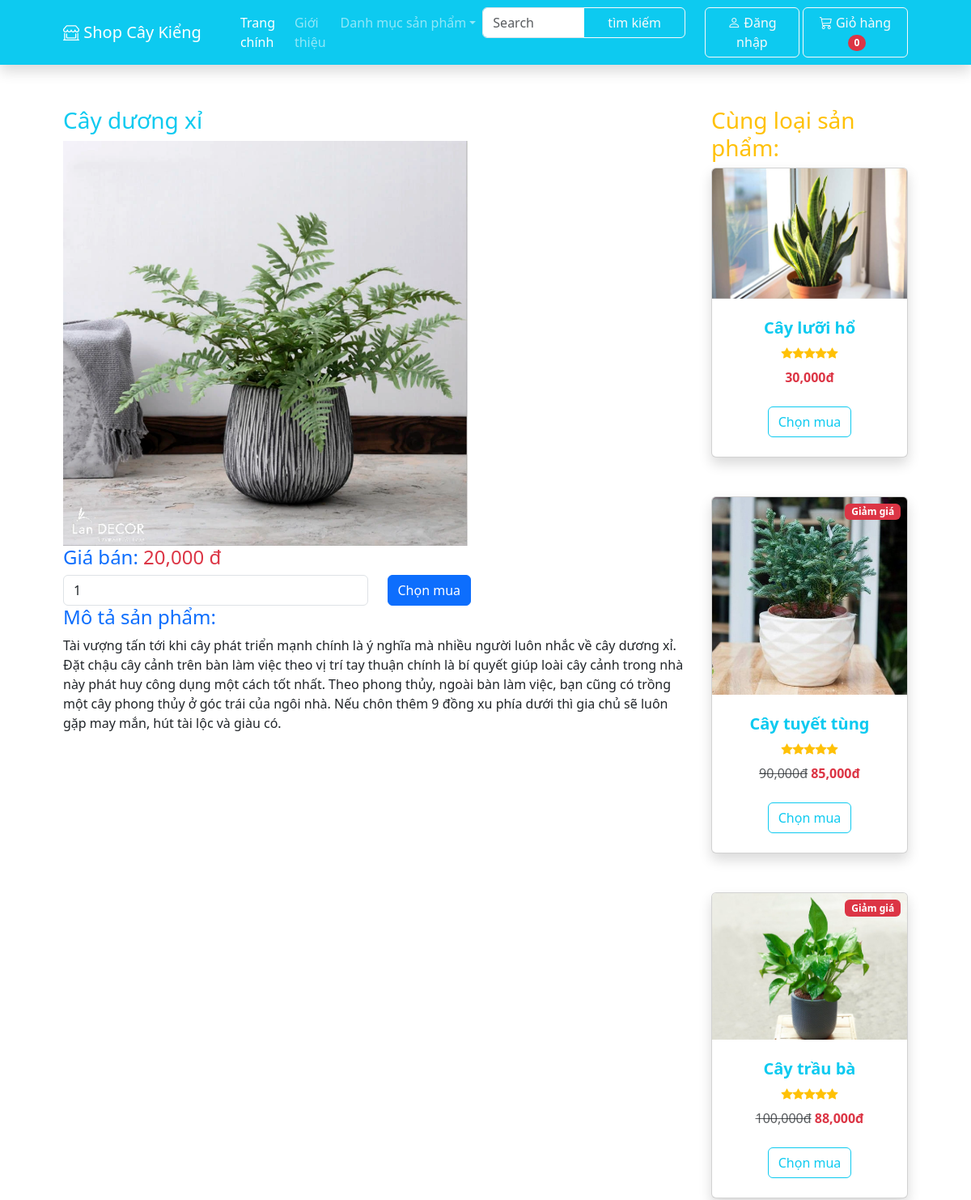
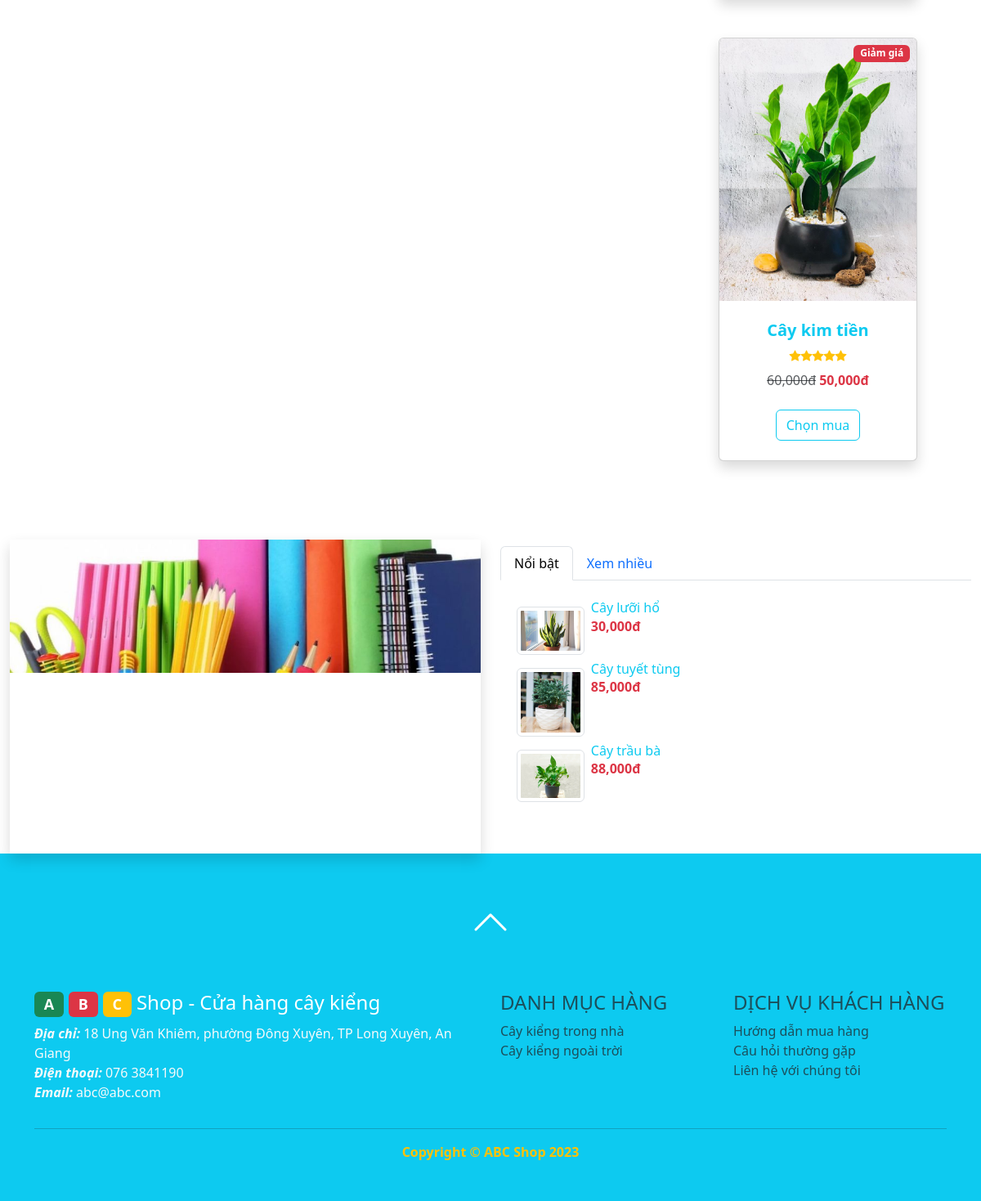
Page /index.php?action=detail&id=4 on the earlier database version (2 pictures, top to bottom).
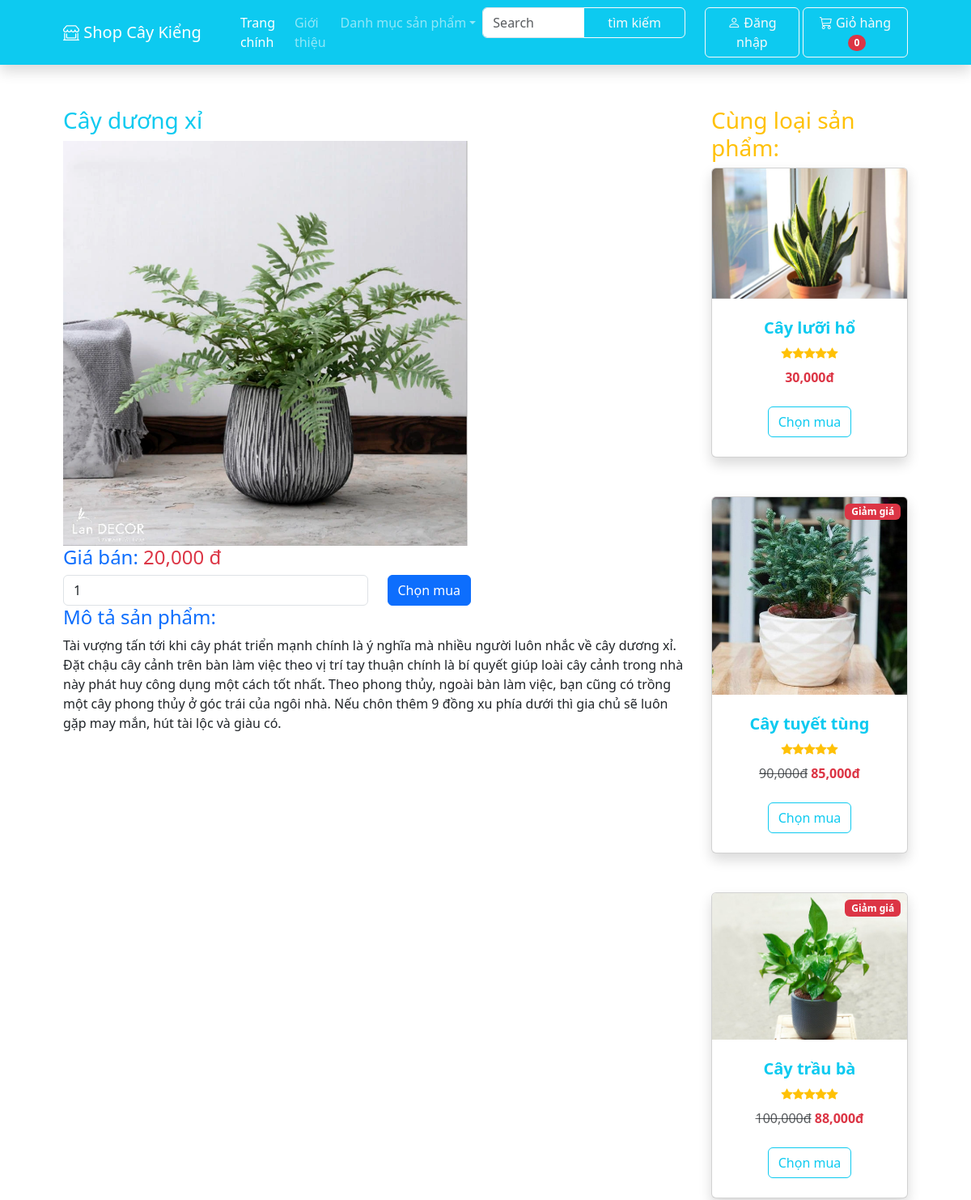
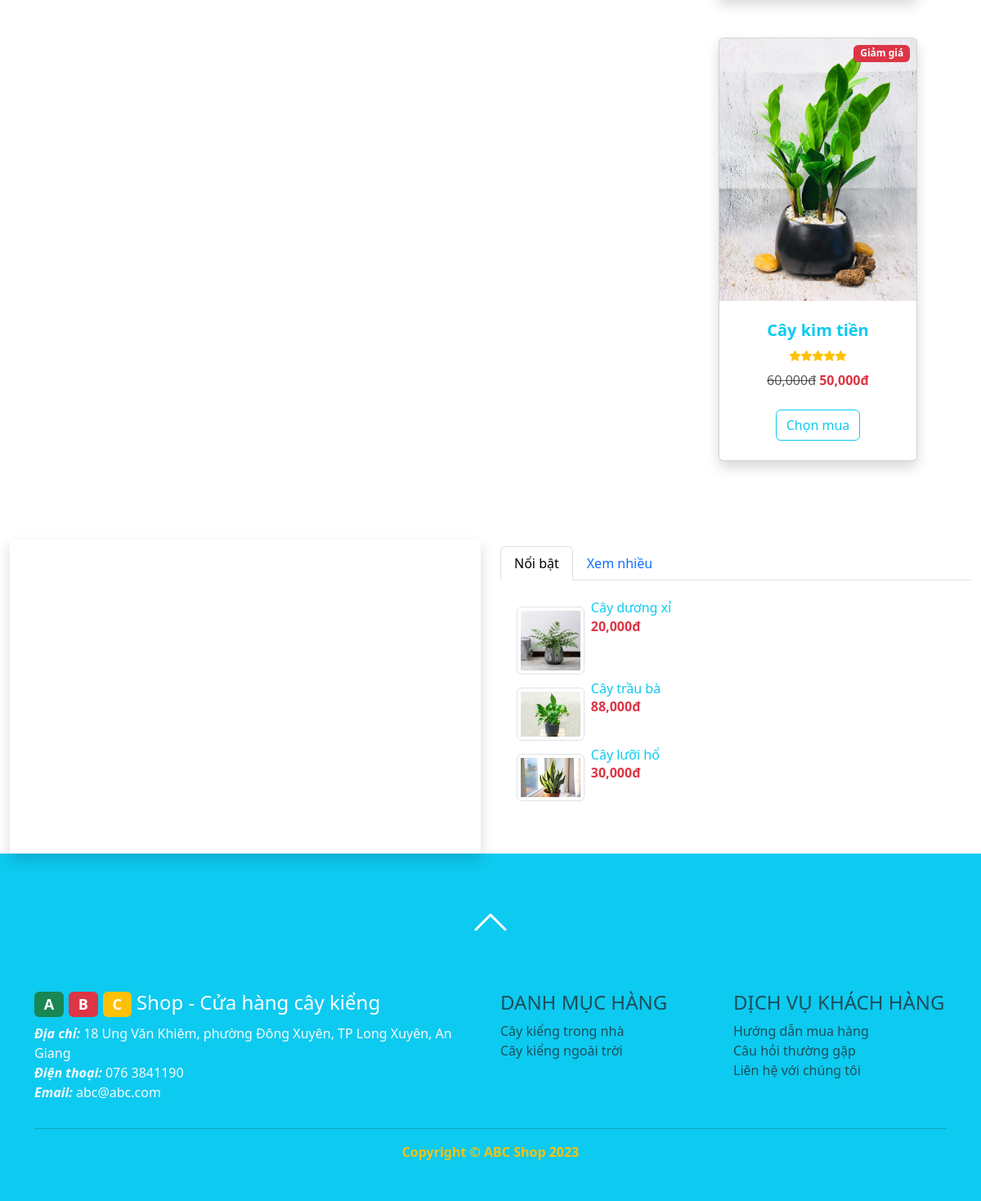
Same page on the later database version (2 pictures, top to bottom).
### tables this page shows
CREATE TABLE `sanpham` (
  `id` int(11) NOT NULL,
  `tensp` text NOT NULL,
  `phanloaisp` int(11) NOT NULL,
  `mota` text NOT NULL,
  `giagoc` float NOT NULL,
  `giaban` float NOT NULL,
  `soluongton` int(11) NOT NULL,
  `hinhanh` text NOT NULL,
  `luotxem` int(11) NOT NULL,
  `luotmua` int(11) NOT NULL
);

CREATE TABLE `phanloai` (
  `id` int(11) NOT NULL,
  `tenpl` text NOT NULL
);

### model/sanpham.php (called while the page is built, shortened)
<?php
class SANPHAM
{
    public function laysanphamtheophanloai($phanloaisp)
    {
        $dbcon = DATABASE::connect();
        try {
            $sql = "SELECT * FROM sanpham WHERE phanloaisp=:madm";
            $cmd = $dbcon->prepare($sql);
            $cmd->bindValue(":madm", $phanloaisp);
            $cmd->execute();
            $result = $cmd->fetchAll();
            return $result;
        } catch (PDOException $e) {
            $error_message = $e->getMessage();
            echo "<p>Lỗi truy vấn: $error_message</p>";
            exit();
        }
    }
    public function laysanphamtheoid($id)
    {
        $dbcon = DATABASE::connect();
        try {
            $sql = "SELECT * FROM sanpham WHERE id=:id";
            $cmd = $dbcon->prepare($sql);
            $cmd->bindValue(":id", $id);
            $cmd->execute();
            $result = $cmd->fetch();
            return $result;
        } catch (PDOException $e) {
            $error_message = $e->getMessage();
            echo "<p>Lỗi truy vấn: $error_message</p>";
            exit();
        }
    }
    public function laysanphamxemnhieu()
    {
        $dbcon = DATABASE::connect();
        try {
            $sql = "SELECT * FROM sanpham ORDER BY luotxem DESC LIMIT 3";
            $cmd = $dbcon->prepare($sql);
            $cmd->execute();
            $result = $cmd->fetchAll();
            return $result;
        } catch (PDOException $e) {
            $error_message = $e->getMessage();
            echo "<p>Lỗi truy vấn: $error_message</p>";
            exit();
        }
    }
}

### model/phanloai.php (called while the page is built, shortened)
<?php
class PHANLOAI{
    public function layphanloai(){
        $dbcon = DATABASE::connect();
        try{
            $sql = "SELECT * FROM phanloai";
            $cmd = $dbcon->prepare($sql);
            $cmd->execute();
            $result = $cmd->fetchAll();
            return $result;
        }
        catch(PDOException $e){
            $error_message = $e->getMessage();
            echo "<p>Lỗi truy vấn: $error_message</p>";
            exit();
        }
    }
}
?>

### public/detail.php (the view, shortened to what the changed rows need)
<?php include("inc/top.php"); ?>
<div class="row">
  <div class="col-sm-9">
    <h3 class="text-info"><?php echo $spct["tensp"]; ?></h3>
    <div><img width="500px" src="../<?php echo $spct["hinhanh"]; ?>"></div>
    <div>
      <h4 class="text-primary">Giá bán:
        <span class="text-danger"><?php echo number_format($spct["giaban"]); ?> đ</span>
      </h4>
      <form method="post" class="form-inline">
        <div class="row">
          <div class="col">
            <input type="number" class="form-control" name="soluong" value="1">
          </div>
          <div class="col">
            <input type="submit" class="btn btn-primary" value="Chọn mua">
          </div>
        </div>
      </form>
    </div>
    <div>
      <h4 class="text-primary">Mô tả sản phẩm: </h4>
      <p><?php echo $spct["mota"]; ?></p>
    </div>
    <br>
  </div>
  <div class="col-sm-3">
    <h3 class="text-warning">Cùng loại sản phẩm:</h3>
    <?php
    foreach ($sanpham as $s) :
      if ($s["id"] != $spct["id"]) {
    ?>
        <div>
          <div class="col mb-5">
            <div class="card h-100 shadow">
              <?php if ($s["giaban"] != $s["giagoc"]) { ?>
                <div class="badge bg-danger text-white position-absolute" style="top: 0.5rem; right: 0.5rem">Giảm giá</div>
              <?php }
              ?>
              <a href="?action=detail&id=<?php echo $s["id"]; ?>">
                <img class="card-img-top" src="../<?php echo $s["hinhanh"]; ?>" alt="<?php echo $s["tensp"]; ?>" />
              </a>
              <div class="card-body p-4">
                <div class="text-center">
                  <a class="text-decoration-none" href="?action=detail&id=<?php echo $s["id"]; ?>">
                    <h5 class="fw-bolder text-info"><?php echo $s["tensp"]; ?></h5>
                  </a>
                  <div class="d-flex justify-content-center small text-warning mb-2">
                    <div class="bi-star-fill"></div>
                    <div class="bi-star-fill"></div>
                    <div class="bi-star-fill"></div>
                    <div class="bi-star-fill"></div>
                    <div class="bi-star-fill"></div>
                  </div>
                  <?php if ($s["giaban"] != $s["giagoc"]) { ?>
                    <span class="text-muted text-decoration-line-through"><?php echo number_format($s["giagoc"]); ?>đ</span><?php }
                                                                                                                            ?>
                  <span class="text-danger fw-bolder"><?php echo number_format($s["giaban"]); ?>đ</span>
                </div>
              </div>
              <div class="card-footer p-4 pt-0 border-top-0 bg-transparent">
                <div class="text-center"><a class="btn btn-outline-info mt-auto" href="index.php?action=giohang&id= <?php echo $s["id"]; ?>">Chọn mua</a></div>
              </div>
            </div>
          </div>
        </div>
    <?php
      }
    endforeach;
    ?>
  </div>
</div>
<?php include("inc/bottom.php"); ?>

### public/inc/bottom.php (shortened to what the changed rows need)
            </div>
        </section>
        <section>
            <div class="container-fluid">
                <div class="row">
                    <div class="col-md-6">
                        <?php include("inc/carousel.php"); ?>
                    </div>
                    <div class="col-md-6 pt-2">
                      <ul class="nav nav-tabs" role="tablist">
                        <li class="nav-item">
                          <a class="nav-link active" data-bs-toggle="tab" href="#menu1">Nổi bật</a>
                        </li>
                        <li class="nav-item">
                          <a class="nav-link" data-bs-toggle="tab" href="#menu2">Xem nhiều</a>
                        </li>
                      </ul>
                      <div class="tab-content">
                        <div id="menu1" class="container tab-pane active"><br>
                          <?php include("inc/topview.php"); ?>
                        </div>
                      </div>
                    </div>
                </div>
            </div>
        </section>
        <footer class="py-5 bg-info">
            <div class="text-center mb-5"><a class="text-warning" href="#top"><i class="bi bi-chevron-up"  style="font-size: 3rem; font-weight: bold; color:white;"></i></a></div>
            <div class="container">
                <div class="row">
                    <div class="col-md-6 text-light">
                        <a href="index.php" class="text-decoration-none text-white">
                        <h4><span class="badge text-white bg-success">A</span>
                            <span class="badge text-white bg-danger">B</span>
                            <span class="badge text-white bg-warning">C</span> Shop - Cửa hàng cây kiểng</h4></a>
                        <p><b><i>Địa chỉ:</i></b> 18 Ung Văn Khiêm, phường Đông Xuyên, TP Long Xuyên, An Giang<br>
                            <b><i>Điện thoại:</i></b> 076 3841190<br>
                            <b><i>Email:</i></b> abc@abc.com</p>
                    </div>
                    <div class="col-md-3 text-muted">
                        <h4>DANH MỤC HÀNG</h4>
                        <?php foreach ($phanloai as $l): ?>
                            <a class="list-group-item" href="?action=group&id=<?php echo $l["id"]; ?>">
							<?php echo $l["tenpl"]; ?>
							</a>
                        <?php endforeach; ?>
                    </div>
                    <div class="col-md-3 text-muted">
                        <h4>DỊCH VỤ KHÁCH HÀNG</h4>
                        <a href="#" class="list-group-item">Hướng dẫn mua hàng</a>
                        <a href="#" class="list-group-item">Câu hỏi thường gặp</a>
                        <a href="#" class="list-group-item">Liên hệ với chúng tôi</a>
                    </div>
                </div>
                <hr>
                <p class="m-0 text-center text-warning fw-bolder">Copyright &copy; ABC Shop 2023</p></div>
        </footer>
    </body>
</html>

### public/inc/topview.php
<div class="d-flex flex-column">
<?php foreach($sanphamxemnhieu as $x): ?>
	<div style="max-height:100px"><a class="text-decoration-none" href="index.php?action=detail&id=<?php echo $x["id"]; ?>">
		<img style="max-width:15%" class="img-thumbnail float-start m-2"
			src="../<?php echo $x["hinhanh"]; ?>"
			alt="<?php echo $x["tensp"]; ?>">
		<h6 class="card-title text-info"><?php echo $x["tensp"]; ?></h6>
		<p class="card-text text-danger fw-bold"><?php echo number_format($x["giaban"]); ?>đ</p>	</a>
	</div>
<?php endforeach; ?>
</div>

Differences in the rows shown:
no longer on one of the page's lists (row unchanged): sanpham: tensp "Cây tuyết tùng", giaban "85,000"
now on one of the page's lists (row edited): sanpham: tensp "Cây dương xỉ", giaban "20,000"
changed sanpham "Cây trầu bà": moves up the list
